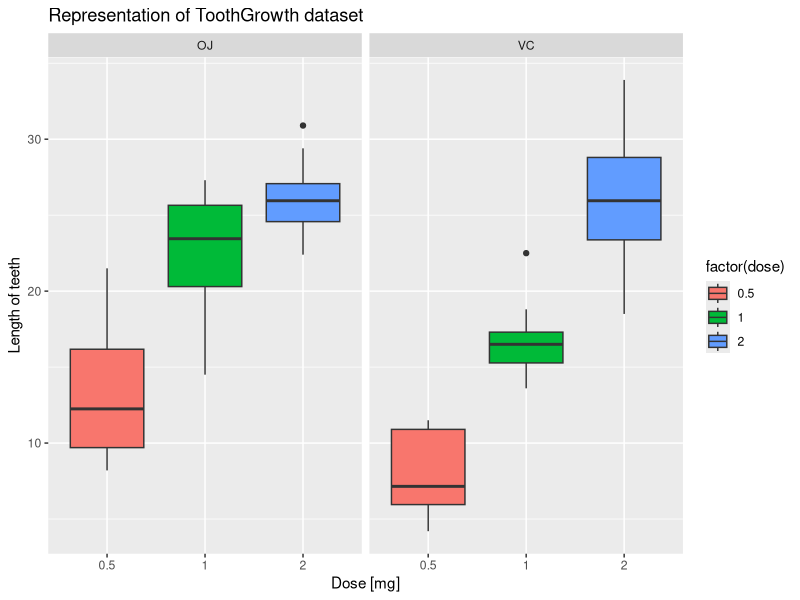

Reproduce this figure in R.
## ---- chunk 1
# load necessary libraries
library(datasets)
library(ggplot2) 
library(data.table)
## ---- chunk 2
# load data and perform some exploratory data analyses
data(ToothGrowth)
str(ToothGrowth)
## ---- chunk 3
plot <- ggplot(ToothGrowth, 
               aes(x=factor(dose),y=len,fill=factor(dose)))
plot + geom_boxplot(notch=F) + facet_grid(.~supp) +
     scale_x_discrete("Dose [mg]") +   
     scale_y_continuous("Length of teeth") +  
     ggtitle("Representation of ToothGrowth dataset")
## ---- chunk 4
summary(ToothGrowth)
## ---- chunk 5
dataset <- data.table(ToothGrowth)
t1<-subset(dataset,dose==0.5)$len
t2<-subset(dataset,dose==1)$len
t<-t.test(t1,t2,paired=FALSE,var.equal=FALSE)
t$conf.int[1:2]
## ---- chunk 6
t1<-subset(dataset,dose==1)$len
t2<-subset(dataset,dose==2)$len
t<-t.test(t1,t2,paired=FALSE,var.equal=FALSE)
t$conf.int[1:2]
## ---- chunk 7
t1<-subset(dataset,supp=='VC')$len
t2<-subset(dataset,supp=='OJ')$len
t<-t.test(t1,t2,paired=FALSE,var.equal=FALSE)
t$p.value
t$conf.int[1:2]
## ---- chunk 8
t1<-subset(dataset,supp=='VC' & dose==0.5)$len
t2<-subset(dataset,supp=='OJ' & dose==0.5)$len
t<-t.test(t1,t2,paired=FALSE,var.equal=FALSE)
t$conf.int[1:2]
## ---- chunk 9
t1<-subset(dataset,supp=='VC' & dose==1)$len
t2<-subset(dataset,supp=='OJ' & dose==1)$len
t<-t.test(t1,t2,paired=FALSE,var.equal=FALSE)
t$conf.int[1:2]
## ---- chunk 10
t1<-subset(dataset,supp=='VC' & dose==2)$len
t2<-subset(dataset,supp=='OJ' & dose==2)$len
t<-t.test(t1,t2,paired=FALSE,var.equal=FALSE)
t$p.value
t$conf.int[1:2]
